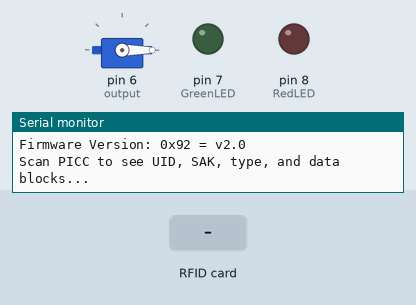
The sketch below on a simulated Arduino Uno, built with avr-gcc and run on an emulated ATmega328P. On the bench: servo, output pins drawn as LEDs (lit = HIGH), the last lines printed to the serial monitor. Inputs (shaded band) come from the test bench. Pins used as bus, display or sensor lines are not drawn.

Above: at 1.2 s.
1.3 s: RFID card 5E 7A 19 C4 held to the reader
At 2.5 s:
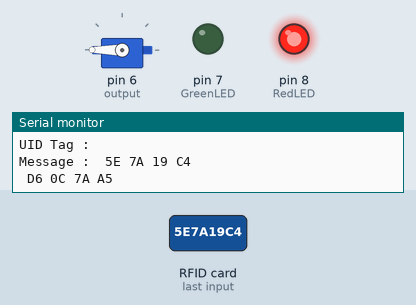
4.3 s: RFID card D6 0C 7A A5 held to the reader
At 5.7 s:
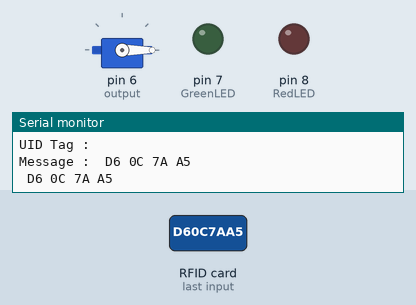
Timing chart, 0 to 7.3 s (numbered marks = the images above; inputs shaded):
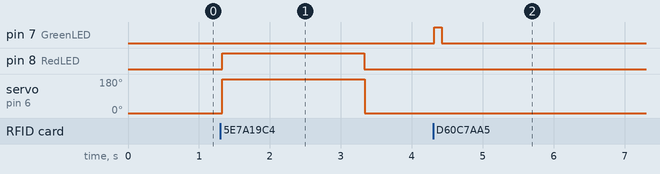

Measured:
- after the input at 1.3 s, pin 8 (RedLED): LOW → HIGH at once, → LOW 2.0 s later; servo on pin 6 (output): 0° → 180° at once, → 0° 2.0 s later
- after the input at 4.3 s, pin 7 (GreenLED): LOW → HIGH at once, → LOW 0.10 s later

The sketch:

RFID.ino
```cpp
// (licence header left out)
#include <SPI.h>
#include <MFRC522.h>

#include <Servo.h>
Servo myservo;

int output = 6;

constexpr uint8_t RST_PIN = 9;          // Configurable, see typical pin layout above
constexpr uint8_t SS_PIN = 10;         // Configurable, see typical pin layout above

int GreenLED = 7;
int RedLED = 8;

MFRC522 mfrc522(SS_PIN, RST_PIN);  // Create MFRC522 instance

void setup() {
	Serial.begin(9600);		// Initialize serial communications with the PC
	while (!Serial);		// Do nothing if no serial port is opened (added for Arduinos based on ATMEGA32U4)
	SPI.begin();			// Init SPI bus
	mfrc522.PCD_Init();		// Init MFRC522
	mfrc522.PCD_DumpVersionToSerial();	// Show details of PCD - MFRC522 Card Reader details
	Serial.println(F("Scan PICC to see UID, SAK, type, and data blocks..."));
  pinMode(GreenLED, OUTPUT);
  pinMode(RedLED, OUTPUT);

  myservo.attach(output);
  pinMode(output,OUTPUT);

  myservo.write(0);
}


int compare(String content,String tag)
{
  tag = " " + tag;
  Serial.println(content);
  Serial.println(tag);

  if(content.length() != tag.length() )
  {
    return -1;
  }
  for(int i=0;i<content.length();i++)
  {
    if(content.charAt(i) != tag.charAt(i))
    {
      return -2;
    }
  }

  return 1;
}
void loop() {
	// Look for new cards
	if ( ! mfrc522.PICC_IsNewCardPresent()) {
		return;
	}

	// Select one of the cards
	if ( ! mfrc522.PICC_ReadCardSerial()) {
		return;
	}

	// Dump debug info about the card; PICC_HaltA() is automatically called
	//mfrc522.PICC_DumpToSerial(&(mfrc522.uid));
  Serial.print("UID Tag : ");

  String content = "";
  byte letter ;

  for( byte i = 0 ; i <mfrc522.uid.size ; i++)
  {
    //Serial.print(mfrc522.uid.uidByte[i] < 0x10 ? " 0" : " ");
    //Serial.print(mfrc522.uid.uidByte[i], HEX);

    content.concat(String(mfrc522.uid.uidByte[i] < 0x10 ? " 0" : " "));
    content.concat(String(mfrc522.uid.uidByte[i], HEX));
  }

  Serial.println();
  Serial.print("Message : ");
  content.toUpperCase();
  //19 2F 20 28
  //D6 0C 7A A5

  //Serial.println(content);
  if( compare(content,"D6 0C 7A A5") == 1 )
  {
    //Serial.println(compare(content,"D6 0C 7A A5"));
    digitalWrite(GreenLED,HIGH);
    delay(100);
    digitalWrite(GreenLED,LOW);


  }
  else
  {
    digitalWrite(RedLED, HIGH);
    myservo.write(255);
    delay(2000);
    digitalWrite(RedLED,LOW);
    //Serial.println(compare(content,"D6 0C 7A A5"));
  }


  delay(10);
  myservo.write(0);
  /*
  if(content.substring(1) = "D6 0C 7A A5")
  {
    Serial.println("Welcome to Your Box");
    delay(1000);
  }
  else
  {
    Serial.println("You Can't Access to This Box");
    delay(1000);
  }
  */
}
```
